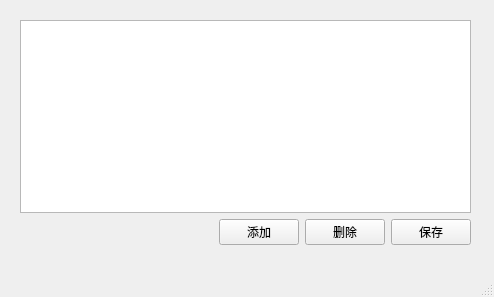
<?xml version="1.0" encoding="UTF-8"?>
<ui version="4.0">
 <class>SpendAddSpend</class>
 <widget class="QMainWindow" name="SpendAddSpend">
  <property name="geometry">
   <rect>
    <x>0</x>
    <y>0</y>
    <width>494</width>
    <height>297</height>
   </rect>
  </property>
  <property name="minimumSize">
   <size>
    <width>494</width>
    <height>297</height>
   </size>
  </property>
  <property name="maximumSize">
   <size>
    <width>494</width>
    <height>297</height>
   </size>
  </property>
  <property name="windowTitle">
   <string>添加开支</string>
  </property>
  <widget class="QWidget" name="centralwidget">
   <widget class="QWidget" name="layoutWidget">
    <property name="geometry">
     <rect>
      <x>20</x>
      <y>20</y>
      <width>451</width>
      <height>225</height>
     </rect>
    </property>
    <layout class="QVBoxLayout" name="verticalLayout">
     <item>
      <widget class="QTableView" name="tableView"/>
     </item>
     <item>
      <layout class="QHBoxLayout" name="horizontalLayout">
       <item>
        <spacer name="horizontalSpacer">
         <property name="orientation">
          <enum>Qt::Horizontal</enum>
         </property>
         <property name="sizeHint" stdset="0">
          <size>
           <width>108</width>
           <height>20</height>
          </size>
         </property>
        </spacer>
       </item>
       <item>
        <widget class="QPushButton" name="btn_addCost">
         <property name="text">
          <string>添加</string>
         </property>
        </widget>
       </item>
       <item>
        <widget class="QPushButton" name="btn_cancel">
         <property name="text">
          <string>删除</string>
         </property>
        </widget>
       </item>
       <item>
        <widget class="QPushButton" name="btn_saveCost">
         <property name="text">
          <string>保存</string>
         </property>
        </widget>
       </item>
      </layout>
     </item>
    </layout>
   </widget>
  </widget>
  <widget class="QMenuBar" name="menubar">
   <property name="geometry">
    <rect>
     <x>0</x>
     <y>0</y>
     <width>494</width>
     <height>23</height>
    </rect>
   </property>
  </widget>
  <widget class="QStatusBar" name="statusbar"/>
 </widget>
 <resources/>
 <connections/>
</ui>
